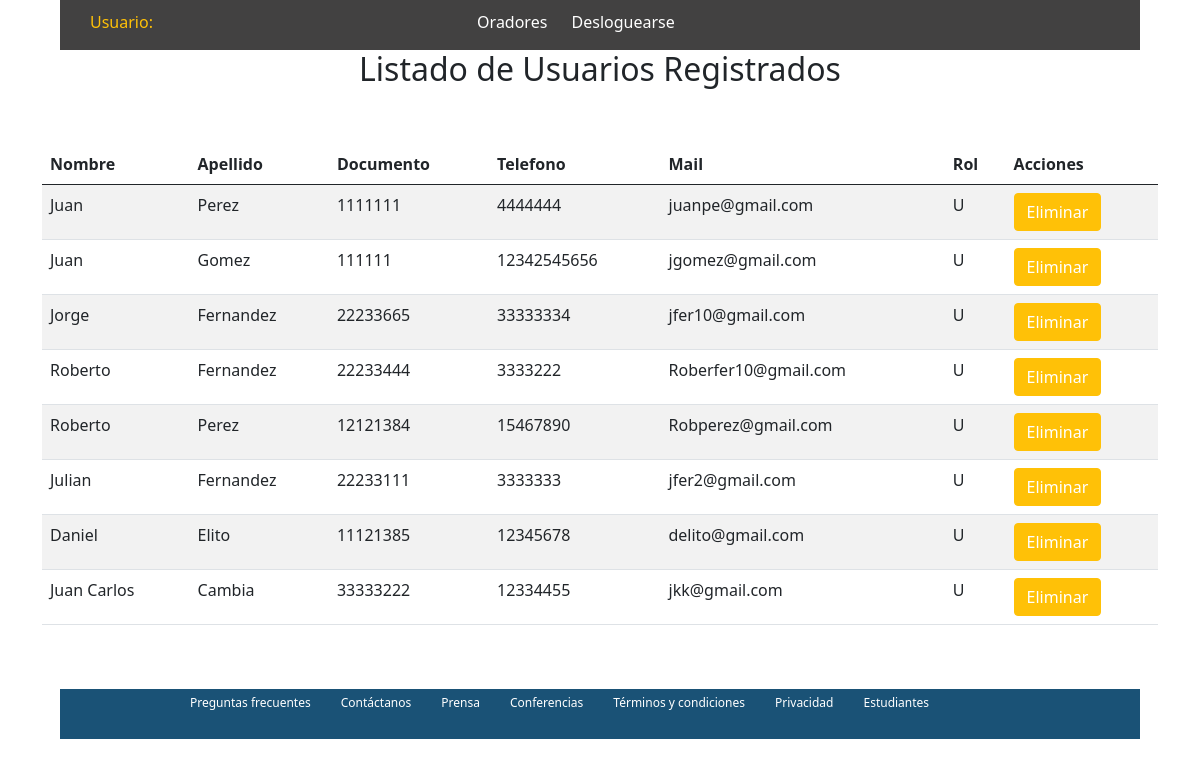
Screenshot of /listado.php with the database file from the repository.
### tables this page shows
CREATE TABLE `usuarios` (
  `id` int(11) NOT NULL,
  `nombre` varchar(50) NOT NULL,
  `apellido` varchar(50) NOT NULL,
  `documento` int(11) NOT NULL,
  `telefono` varchar(20) NOT NULL,
  `correo` varchar(20) NOT NULL,
  `clave` varchar(10) NOT NULL,
  `rol` char(1) NOT NULL
);

### conexion.php (called while the page is built, shortened)
<?php
class conexion{
    private $servidor ="localhost";
    private $usuario ="root";
    private $pass = "";
    private $conexion;
    public function __construct(){
        try{
            $this->conexion = new PDO("mysql:host=$this->servidor;dbname=crud",$this->usuario,$this->pass);
            $this->conexion->setAttribute(PDO::ATTR_ERRMODE,PDO::ERRMODE_EXCEPTION);
        }catch(PDOException $e){
            return "Falla de Conexión".$e;
        }
    }
    public function consultar($sql){
        $sentencia = $this->conexion->prepare($sql);
        $sentencia->execute();
        return $sentencia->fetchAll();
    }
}
?>

### listado.php (the view, shortened to what this page needs)
<?php
include ('header.php');
include ('conexion.php');
$user = $_SESSION['usuario'];
?>
<header>
    <nav class="navsup2 ">
        <span class="textosupizq2 text-warning">Usuario: <? echo $user;?></span>
        <span><a href="oradores.php" class="espaciomini">Oradores</a></span>
        <span><a href="salir.php" class="espaciomini">Desloguearse</a></span>
    </nav>
</header>
<?php
$conexion = new conexion();
$respuestas= $conexion->consultar("SELECT * FROM `usuarios` where rol='U' ");
?>
    <h2 class="text-center">Listado de Usuarios Registrados</h2><br><br>
    <div class="container">
    <table class="table table-striped">
        <thead>
            <th>Nombre</th>
            <th>Apellido</th>
            <th>Documento</th>
            <th>Telefono</th>
            <th>Mail</th>
            <th>Rol</th>
            <th>Acciones</th>
        </thead>
        <tbody>
        <?php
foreach($respuestas as $respuesta){ ?>
            <tr>
                <td><?php echo $respuesta['nombre'];?></td>
                <td><?php echo $respuesta['apellido'];?></td>
                <td><?php echo $respuesta['documento'];?></td>
                <td><?php echo $respuesta['telefono'];?></td>
                <td><?php echo $respuesta['correo'];?></td>
                <td><?php echo $respuesta['rol'];?></td>
                <td><button class="btn btn-warning"><a href="eliminar.php?a=<?php echo $respuesta['id'] ?>" >Eliminar</a></button> </td>
            </tr>
<?php
}
?>
    </table><br><br>
</div>
<?php
    include ('footer.php');
?>

### header.php (shortened to what this page needs)
<!DOCTYPE html>
<html lang="es">
<head>
    <link rel="stylesheet" href="estilos.css">
    <link href="css/bootstrap.min.css" rel="stylesheet">
</head>

### footer.php (shortened to what this page needs)
    <footer class="">
        <nav class="navinf2">
            <ul class="nav nav-pills text-center">
                <li><a href="" class="align-middle separacion">Preguntas frecuentes</a></li>
                <li><a href="" class="align-middle separacion">Contáctanos</a></li>
                <li><a href="#prensa" class="align-middle separacion">Prensa</a></li>
                <li><a href="index.php" class="align-middle separacion">Conferencias</a></li>
                <li><a href="" class="align-middle separacion">Términos y condiciones</a></li>
                <li><a href="" class="align-middle separacion">Privacidad</a></li>
                <li><a href="tickets.php" class="align-middle separacion">Estudiantes</a></li>
            </ul>
        </nav>
    </footer>
</body>
</html>

### estilos.css (style rules this page uses)
.navsup2 { background-color: rgb(66, 65, 65); height: 50px; margin: auto; width: 90%; padding: 10px; }
.navinf2 { color: white; background-color: rgb(26, 82, 118); height: 50px; width: 90%; margin: auto; padding-left: 100px; }
footer { bottom: 0; }
a:link { color: white; background-color: transparent; text-decoration: none; }
.espaciomini { margin-left: 20px; }
.separacion { width: 40px; padding-left: 30px; font-size: 12px; }
.textosupizq2 { color: white; text-align: left; padding-left: 20px; margin: auto; }

### rows the page displays
usuarios: nombre "Juan", apellido "Perez", documento "1111111", telefono "4444444", correo "juanpe@gmail.com", rol "U"
usuarios: nombre "Juan", apellido "Gomez", documento "111111", telefono "12342545656", correo "jgomez@gmail.com", rol "U"
usuarios: nombre "Jorge", apellido "Fernandez", documento "22233665", telefono "33333334", correo "jfer10@gmail.com", rol "U"
usuarios: nombre "Roberto", apellido "Fernandez", documento "22233444", telefono "3333222", correo "Roberfer10@gmail.com", rol "U"
usuarios: nombre "Roberto", apellido "Perez", documento "12121384", telefono "15467890", correo "Robperez@gmail.com", rol "U"
usuarios: nombre "Julian", apellido "Fernandez", documento "22233111", telefono "3333333", correo "jfer2@gmail.com", rol "U"
usuarios: nombre "Daniel", apellido "Elito", documento "11121385", telefono "12345678", correo "delito@gmail.com", rol "U"
usuarios: nombre "Juan Carlos", apellido "Cambia", documento "33333222", telefono "12334455", correo "jkk@gmail.com", rol "U"
